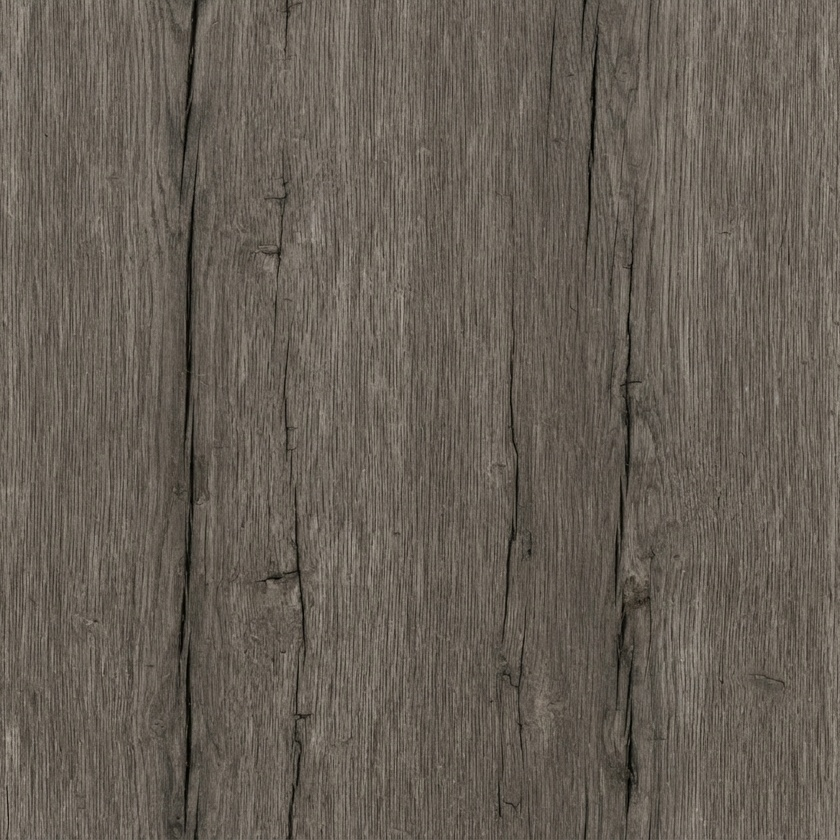
#> input picture refs/textures_v1/beam_wood.jpg, 840 x 840 px, shrunk from 1024 x 1024 before the run; its folder holds only this picture in this run
$ python repair_tileable.py ../refs/textures_v1/beam_wood.jpg
#> lines starting #> are read from the running program, lines starting #| are printed output that depends on the picture
### scripts/verify_tileable.py
"""C0 step 2 — is this texture usable as a TILING PBR albedo?

Two independent questions, two independent instruments. A texture may fail
either and be perfectly good art.

1. TILEABILITY — the wrap-seam test.
   When the texture tiles, its left edge continues into its right edge and its
   top into its bottom. So compare the pixel-to-pixel difference ACROSS that
   wrap join (column 0 against the last column, row 0 against the last row) to
   the difference across ordinary interior columns/rows of the same image.
   (This differences the actual edges directly — it does NOT roll the image;
   the seam magnitude is the same either way.) A tiling texture makes the seam
   indistinguishable from the interior; a non-tiling one leaves a visible edge.

   THE INTERIOR IS THE CONTROL, and it has to be, because "how different are
   two adjacent columns" means nothing in the abstract: it is small on plaster
   and large on planks. Comparing the seam against a fixed threshold would pass
   every smooth texture and fail every detailed one regardless of tiling.

2. BAKED LIGHTING — the low-order luminance ramp.
   Fit a plane to the image's luminance. A material albedo should be roughly
   flat: a strong systematic ramp means a light was shining across the surface
   when the image was made, and that lighting will fight the engine's own.
   Reported as the peak-to-peak of the fitted plane, as a fraction of mean
   luminance.

Both report a NUMBER and a verdict, and both name WHY on a refusal rather than
returning a bare fail. --self-test proves each refuses, using synthetic images
built to be exactly the thing it must catch.

Exit 0 all pass · 4 at least one refusal (--self-test also exits 4 when a
synthetic case is NOT caught — a broken instrument) · 5 nothing to check.
"""
import argparse
import glob
import io
import os
import sys

import numpy as np
from PIL import Image

try:
    sys.stdout.reconfigure(encoding="utf-8", errors="replace")
except Exception:
    pass

REPO = os.path.dirname(os.path.dirname(os.path.abspath(__file__)))

SEAM_RATIO_MAX = 2.0
_SEAM_WHY = ("seam discontinuity may not exceed this multiple of the image's "
             "own interior discontinuity")
RAMP_MAX = 0.25
RAMP_R2_MIN = 0.25
_RAMP_WHY = ("fitted plane peak-to-peak as a fraction of mean luma, AND "
             "R^2 >= 0.25 so periodic detail is not mistaken for a light ramp")


def luma(a):
    return 0.2126 * a[..., 0] + 0.7152 * a[..., 1] + 0.0722 * a[..., 2]


def seam_ratio(a):
    """Mean |difference| across the wrap seam / across the interior."""
    L = luma(a)
    h, w = L.shape
    # vertical seam: column 0 against column w-1 is the wrap join
    seam_v = np.abs(L[:, 0] - L[:, -1]).mean()
    seam_h = np.abs(L[0, :] - L[-1, :]).mean()
    # interior control: mean adjacent-column and adjacent-row difference,
    # excluding the borders so the seam cannot contaminate its own control
    inner_v = np.abs(np.diff(L[:, 1:-1], axis=1)).mean()
    inner_h = np.abs(np.diff(L[1:-1, :], axis=0)).mean()
    rv = seam_v / max(inner_v, 1e-6)
    rh = seam_h / max(inner_h, 1e-6)
    return rv, rh, inner_v, inner_h


def light_ramp(a):
    """Peak-to-peak of a fitted luminance plane, AND how much it explains.

    THE SECOND NUMBER IS LOAD-BEARING AND THE SELF-TEST IS WHY. Peak-to-peak
    alone called a perfectly flat-lit sinusoidal tile "52.9% baked lighting":
    a full-period sine has a NON-ZERO least-squares linear component (sin is
    odd about its midpoint, and so is x - 0.5, so their product integrates
    non-zero), and any large-scale periodic DETAIL therefore reads as a ramp.

    A real light ramp is MONOTONIC and explains most of the image's variance.
    A sine's linear component explains almost none of it. So refuse only when
    the ramp is both LARGE and EXPLANATORY -- reported as R^2 of the plane fit.
    """
    L = luma(a)
    h, w = L.shape
    yy, xx = np.mgrid[0:h, 0:w]
    A = np.column_stack([xx.ravel() / w, yy.ravel() / h, np.ones(h * w)])
    y = L.ravel()
    coef, *_ = np.linalg.lstsq(A, y, rcond=None)
    fit = A @ coef
    ss_res = float(((y - fit) ** 2).sum())
    ss_tot = float(((y - y.mean()) ** 2).sum())
    r2 = 1.0 - ss_res / max(ss_tot, 1e-12)
    return (float(fit.max() - fit.min()) / max(float(L.mean()), 1e-6),
            max(r2, 0.0))


# [131 lines left out: functions check, _synth, self_test, main, not called in this run]


# [2 lines that do not run on import are left out]

### scripts/repair_tileable.py
"""Make a non-tiling texture tile, deterministically, then RE-RUN THE GATE.

THE METHOD — offset-and-blend, and it is chosen because it is provable
----------------------------------------------------------------------
    A = the original
    B = A rolled by half its width and half its height
    M = a smooth mask, 1 in the centre of A, 0 at A's borders
    result = M*A + (1-M)*B

At A's border M is 0, so the result there IS B. And B at A's border is A's
CENTRE content, which is continuous across that line by construction. So the
result tiles, and it does so for a reason that can be stated rather than
observed.

The cost is honest and worth naming: the blend softens detail in a band around
the old seam, and on a strongly directional texture (planks) it can leave a
faint ghost. That is why the gate is re-run on the OUTPUT rather than the
repair being assumed to work.

WHAT IT WILL NOT DO
-------------------
It never overwrites the operator's authored file. Output is
`<name>_tiled.<ext>` beside the original. A texture that still fails after
repair is REPORTED WITH ITS NUMBER as needs-regeneration, not quietly shipped.

**AND IT CANNOT FIX A DISCONTINUITY IN THE IMAGE'S MIDDLE.** The method works
by substituting the centre content at the borders, so it assumes the centre is
continuous. The first self-test put a hard step at exactly x = w/2, which the
half-offset moves ONTO the border — so B was broken precisely where the blend
depends on it, and the repair moved 74.57x to 69.70x, i.e. nowhere. That is a
real limit, not a bug: a texture with a seam through its middle is a different
defect and needs regenerating, not healing. The self-test now uses a
REPRESENTATIVE non-tiling texture — continuous interior, mismatched edges,
which is what a generated tile actually looks like.

Usage:
    python scripts/repair_tileable.py refs/textures_v1/*.jpg
    python scripts/repair_tileable.py --self-test
"""
import argparse
import glob
import os
import sys

import numpy as np
from PIL import Image

sys.path.insert(0, os.path.dirname(os.path.abspath(__file__)))
import verify_tileable as vt                        # noqa: E402

try:
    sys.stdout.reconfigure(encoding="utf-8", errors="replace")
except Exception:
    pass

REPO = os.path.dirname(os.path.dirname(os.path.abspath(__file__)))


def blend_mask(h, w, feather=0.35):
    """1 in the centre, 0 at the borders, smooth (raised cosine) between.

    `feather` is the fraction of each axis the ramp occupies at each edge.
    Wider feather = better hiding of the old seam, more softening overall.
    """
    def axis(n):
        x = np.linspace(0.0, 1.0, n, endpoint=False)
        f = max(feather, 1e-6)
        r = np.ones(n)
        lo = x < f
        hi = x > (1.0 - f)
        r[lo] = 0.5 - 0.5 * np.cos(np.pi * x[lo] / f)
        r[hi] = 0.5 - 0.5 * np.cos(np.pi * (1.0 - x[hi]) / f)
        return r
    return np.outer(axis(h), axis(w))


def repair(a, feather=0.35):
    h, w = a.shape[:2]
    b = np.roll(np.roll(a, h // 2, axis=0), w // 2, axis=1)
    m = blend_mask(h, w, feather)[..., None]
    return np.clip(m * a + (1.0 - m) * b, 0.0, 1.0)


def load(p):
    with Image.open(p) as im:
        return np.asarray(im.convert("RGB")).astype(np.float32) / 255.0


def save(a, p):
    Image.fromarray((np.clip(a, 0, 1) * 255.0 + 0.5).astype(np.uint8)).save(
        p, quality=95)


def verdict(a):
    rv, rh, _, _ = vt.seam_ratio(a)
    ramp, r2 = vt.light_ramp(a)
    worst = max(rv, rh)
    ok = worst <= vt.SEAM_RATIO_MAX and not (
        ramp > vt.RAMP_MAX and r2 >= vt.RAMP_R2_MIN)
    return worst, ramp, r2, ok


# [23 lines left out: function self_test, not called in this run]


def main():
    ap = argparse.ArgumentParser()
    ap.add_argument("paths", nargs="*")
    ap.add_argument("--feather", type=float, default=0.35)
    ap.add_argument("--self-test", action="store_true")
    a = ap.parse_args()
    if a.self_test:
        return self_test()

    paths = a.paths or sorted(glob.glob(os.path.join(
        REPO, "refs", "textures_v1", "*.jpg")))
    paths = [p for p in paths if "_tiled." not in os.path.basename(p)]
    if not paths:
        print("NOTHING TO REPAIR — that is 'I could not look', not a pass.")
        return 5

    print("seam repair — offset/blend, feather %.2f, gate bar %.1fx"
          % (a.feather, vt.SEAM_RATIO_MAX))
    print()
    print("  %-18s %10s %10s   %s" % ("texture", "seam before", "seam after",
                                      "verdict"))
    still, done = [], []
    for p in paths:
        img = load(p)
#> in load, im is the input picture: PIL image 840x840 RGB; mean R, G, B 102.9, 94.8, 85.5
        b_worst, _, _, b_ok = verdict(img)
#> in seam_ratio, `seam_v = np.abs(L[:, 0] - L[:, -1]).mean()`: seam_v = 0.0697
#> in seam_ratio, `seam_h = np.abs(L[0, :] - L[-1, :]).mean()`: seam_h = 0.0588
#> in seam_ratio, `inner_v = np.abs(np.diff(L[:, 1:-1], axis=1)).mean()`: inner_v = 0.0604
#> in seam_ratio, `inner_h = np.abs(np.diff(L[1:-1, :], axis=0)).mean()`: inner_h = 0.019
#> in seam_ratio, `rv = seam_v / max(inner_v, 1e-6)`: rv = 1.16
#> in seam_ratio, `rh = seam_h / max(inner_h, 1e-6)`: rh = 3.1
#> in verdict, `rv, rh, _, _ = vt.seam_ratio(a)`: rv = 1.16; rh = 3.1
#> in light_ramp, `coef, *_ = np.linalg.lstsq(A, y, rcond=None)`: coef = [0.0031, -0.0403, 0.394]
#> in light_ramp, `ss_res = float(((y - fit) ** 2).sum())`: ss_res = 3614.4
#> in light_ramp, `ss_tot = float(((y - y.mean()) ** 2).sum())`: ss_tot = 3710.6
#> in light_ramp, `r2 = 1.0 - ss_res / max(ss_tot, 1e-12)`: r2 = 0.0259
#> in verdict, `ramp, r2 = vt.light_ramp(a)`: ramp = 0.115; r2 = 0.0259
#> in verdict, `worst = max(rv, rh)`: worst = 3.1
#> in verdict, `ok = worst <= vt.SEAM_RATIO_MAX and not ( ramp > vt.RAMP_MAX and r2 >=..`: ok = False
#> b_worst = 3.1; b_ok = False
        rep = repair(img, a.feather)
#> in repair, `b = np.roll(np.roll(a, h // 2, axis=0), w // 2, axis=1)`:
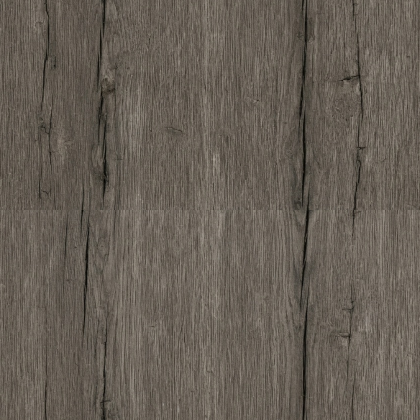
#> b: shape (840, 840, 3) float32 (shown at 1/2 size); mean of channels 0, 1, 2 0.404, 0.372, 0.336; drawn as R, G, B
#> in repair, `return np.clip(m * a + (1.0 - m) * b, 0.0, 1.0)`:
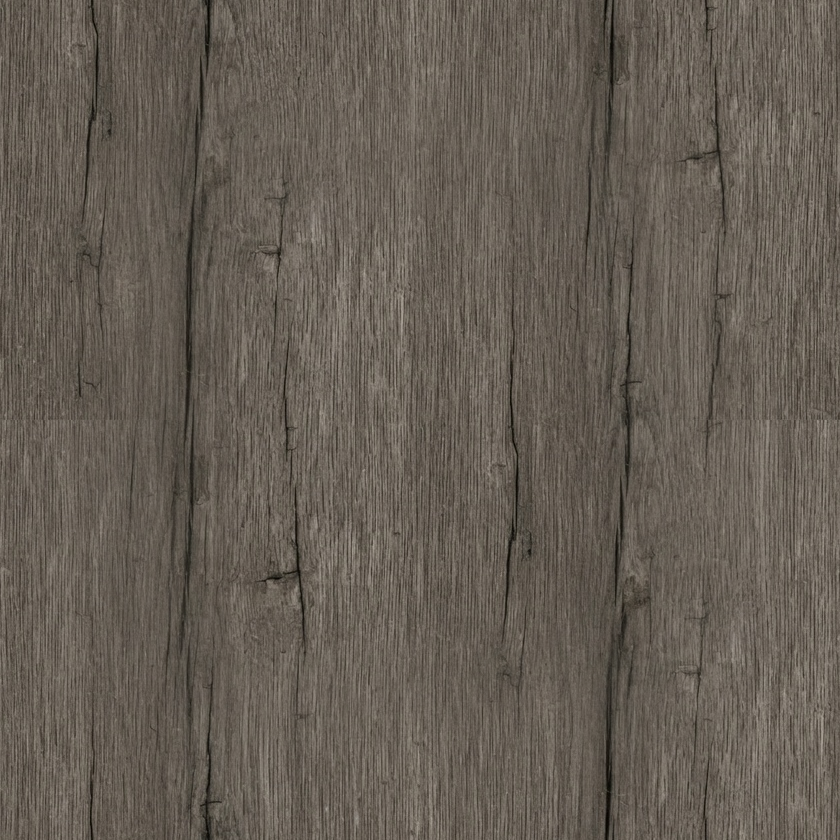
#> returned value: shape (840, 840, 3) float64; mean of channels 0, 1, 2 0.4, 0.368, 0.332; drawn as R, G, B
        w2, ramp2, r2, ok2 = verdict(rep)
#> w2 = 1.33; ramp2 = 0.0808; r2 = 0.0126; ok2 = True
        root, ext = os.path.splitext(p)
        out = root + "_tiled" + ext
        save(rep, out)
        print("  %-18s %9.2fx %9.2fx   %s"
              % (os.path.basename(p), b_worst, w2,
                 "REPAIRED" if ok2 else "STILL FAILING"))
#|   beam_wood.jpg           3.10x      1.33x   REPAIRED
        (done if ok2 else still).append((os.path.basename(p), w2))
    print()
    print("  repaired %d of %d -> <name>_tiled%s beside the originals"
          % (len(done), len(paths), ext))
    if still:
        print()
        print("  STILL FAILING AFTER REPAIR — fall back to the role's original")
        print("  Poly Haven map and record as NEEDS REGENERATION:")
        for n, v in still:
            print("      %-20s %.2fx against a %.1fx bar" % (n, v, vt.SEAM_RATIO_MAX))
        return 4
    return 0


if __name__ == "__main__":
    sys.exit(main())
#> (the program exits here)

$ run again, on refs/textures_v1/roof_tiles.jpg
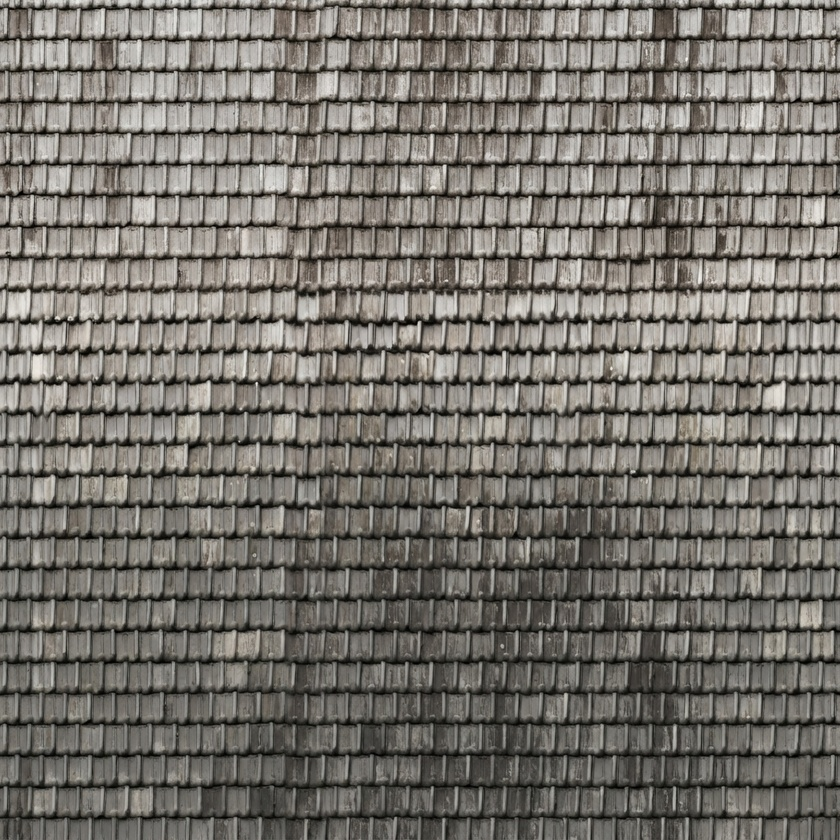
#> input picture refs/textures_v1/roof_tiles.jpg, 840 x 840 px, shrunk from 1024 x 1024 before the run
#> in load, im is the input picture: PIL image 840x840 RGB; mean R, G, B 117.9, 114.2, 107.7
#> seam_v = 0.0785
#> seam_h = 0.283
#> inner_v = 0.06
#> inner_h = 0.0402
#> in seam_ratio, `rv = seam_v / max(inner_v, 1e-6)`: rv = 1.31
#> in seam_ratio, `rh = seam_h / max(inner_h, 1e-6)`: rh = 7.03
#> in verdict, `rv, rh, _, _ = vt.seam_ratio(a)`: rv = 1.31; rh = 7.03
#> coef = [-0.023, -0.239, 0.58]
#> ss_res = 22456.8
#> ss_tot = 25849
#> in light_ramp, `r2 = 1.0 - ss_res / max(ss_tot, 1e-12)`: r2 = 0.131
#> in verdict, `ramp, r2 = vt.light_ramp(a)`: ramp = 0.583; r2 = 0.131
#> worst = 7.03
#> ok = False
#> b_worst = 7.03; b_ok = False
#> in repair, `b = np.roll(np.roll(a, h // 2, axis=0), w // 2, axis=1)`:
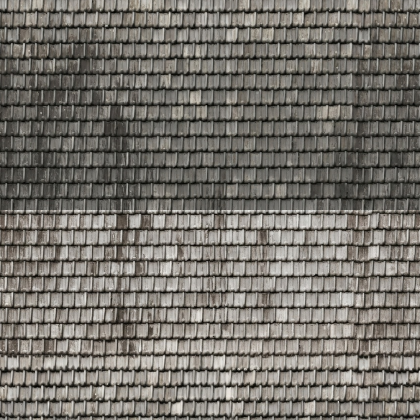
#> b: shape (840, 840, 3) float32 (shown at 1/2 size); mean of channels 0, 1, 2 0.462, 0.448, 0.422; drawn as R, G, B
#> in repair, `return np.clip(m * a + (1.0 - m) * b, 0.0, 1.0)`:
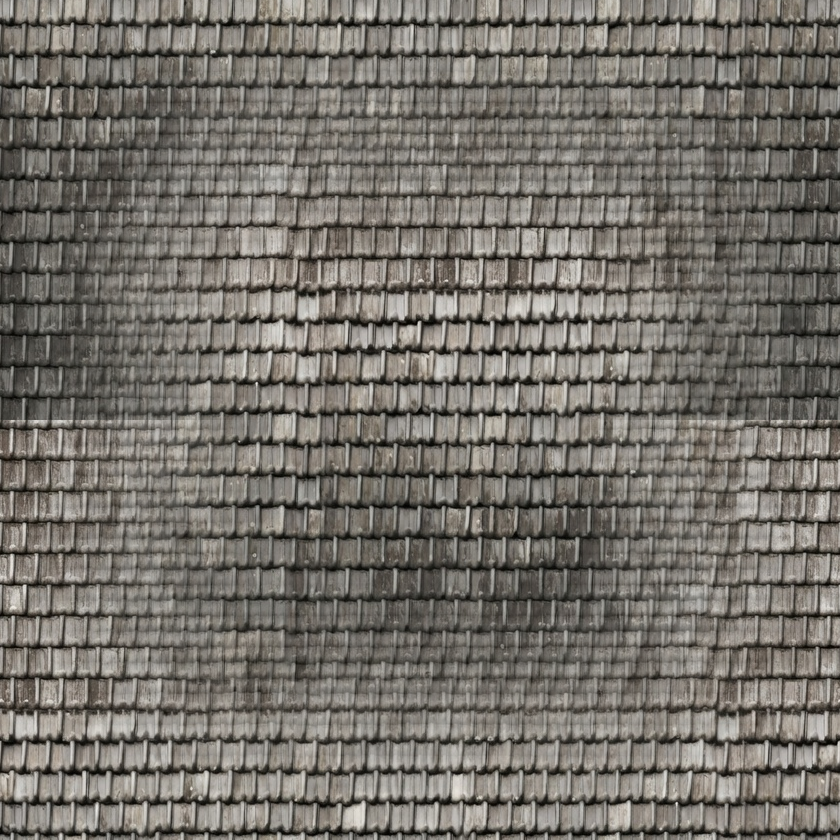
#> returned value: shape (840, 840, 3) float64; mean of channels 0, 1, 2 0.461, 0.445, 0.419; drawn as R, G, B
#> in main, `w2, ramp2, r2, ok2 = verdict(rep)`: w2 = 1.59; ramp2 = 0.0752; r2 = 0.00308; ok2 = True
#|   roof_tiles.jpg          7.03x      1.59x   REPAIRED

$ run again, on refs/textures_v1/beam_wood_graded.jpg
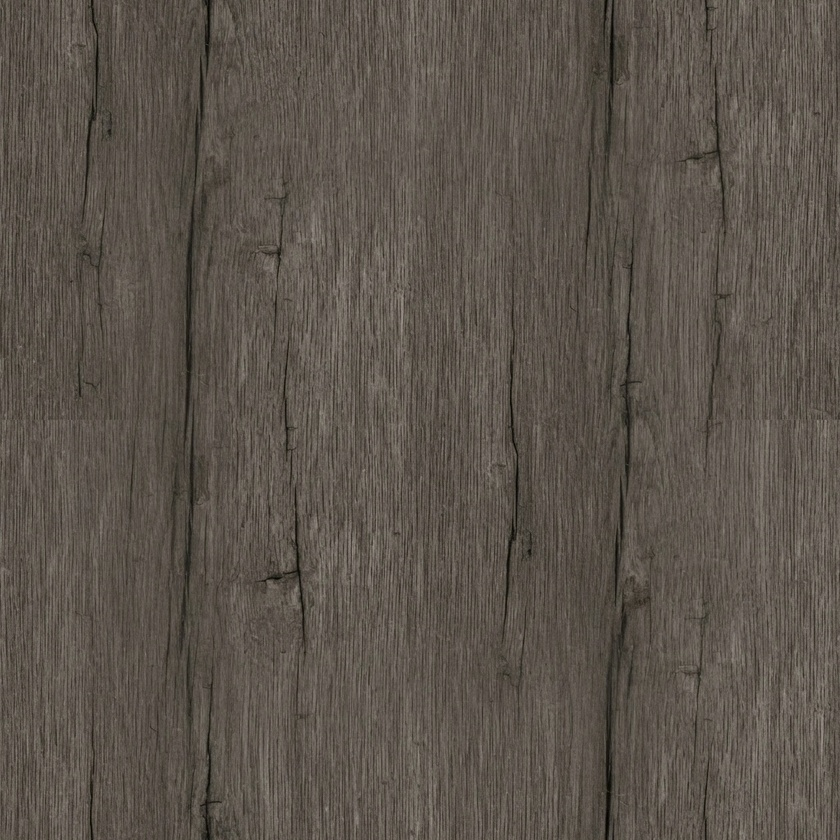
#> input picture refs/textures_v1/beam_wood_graded.jpg, 840 x 840 px, shrunk from 1024 x 1024 before the run
#> in load, im is the input picture: PIL image 840x840 RGB; mean R, G, B 92.1, 84.1, 75.9
#> seam_v = 0.0667
#> seam_h = 0.0157
#> inner_v = 0.049
#> inner_h = 0.0167
#> in seam_ratio, `rv = seam_v / max(inner_v, 1e-6)`: rv = 1.36
#> in seam_ratio, `rh = seam_h / max(inner_h, 1e-6)`: rh = 0.941
#> in verdict, `rv, rh, _, _ = vt.seam_ratio(a)`: rv = 1.36; rh = 0.941
#> coef = [0.0215, 0.00544, 0.321]
#> ss_res = 2339.1
#> ss_tot = 2368
#> in light_ramp, `r2 = 1.0 - ss_res / max(ss_tot, 1e-12)`: r2 = 0.0122
#> in verdict, `ramp, r2 = vt.light_ramp(a)`: ramp = 0.0805; r2 = 0.0122
#> worst = 1.36
#> ok = True
#> b_worst = 1.36; b_ok = True
#> in luma (call 3), `return 0.2126 * a[..., 0] + 0.7152 * a[..., 1] + 0.0722 * a[..., 2]`:
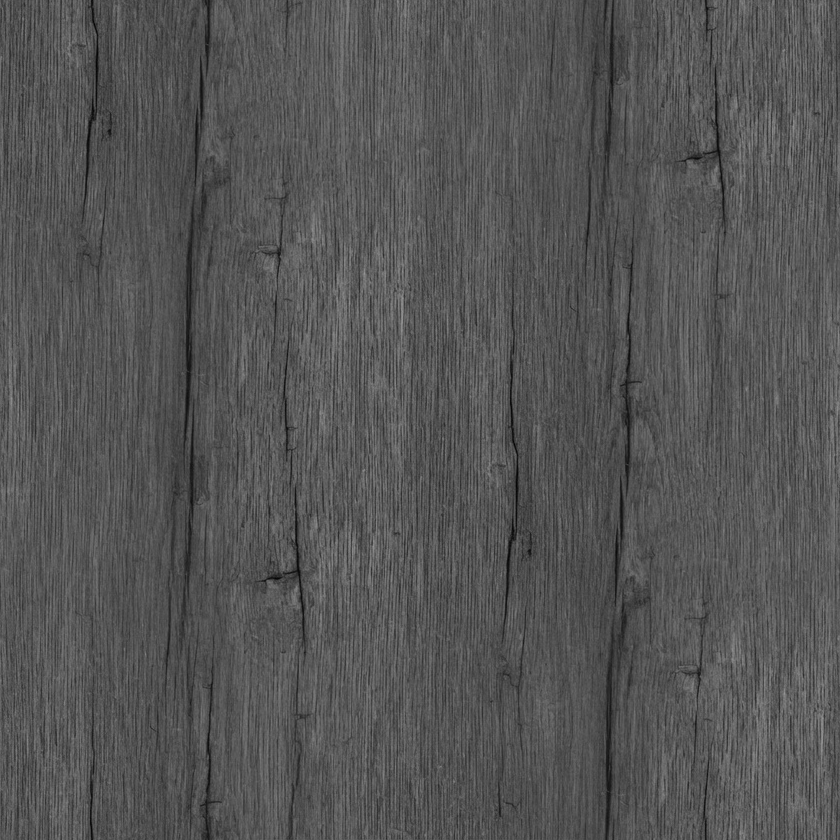
#> returned value: shape (840, 840) float64; min 0.0106, max 0.59, mean 0.334
#> in main, `w2, ramp2, r2, ok2 = verdict(rep)`: w2 = 1.56; ramp2 = 0.0541; r2 = 0.0069; ok2 = True
#|   beam_wood_graded.jpg      1.36x      1.56x   REPAIRED
